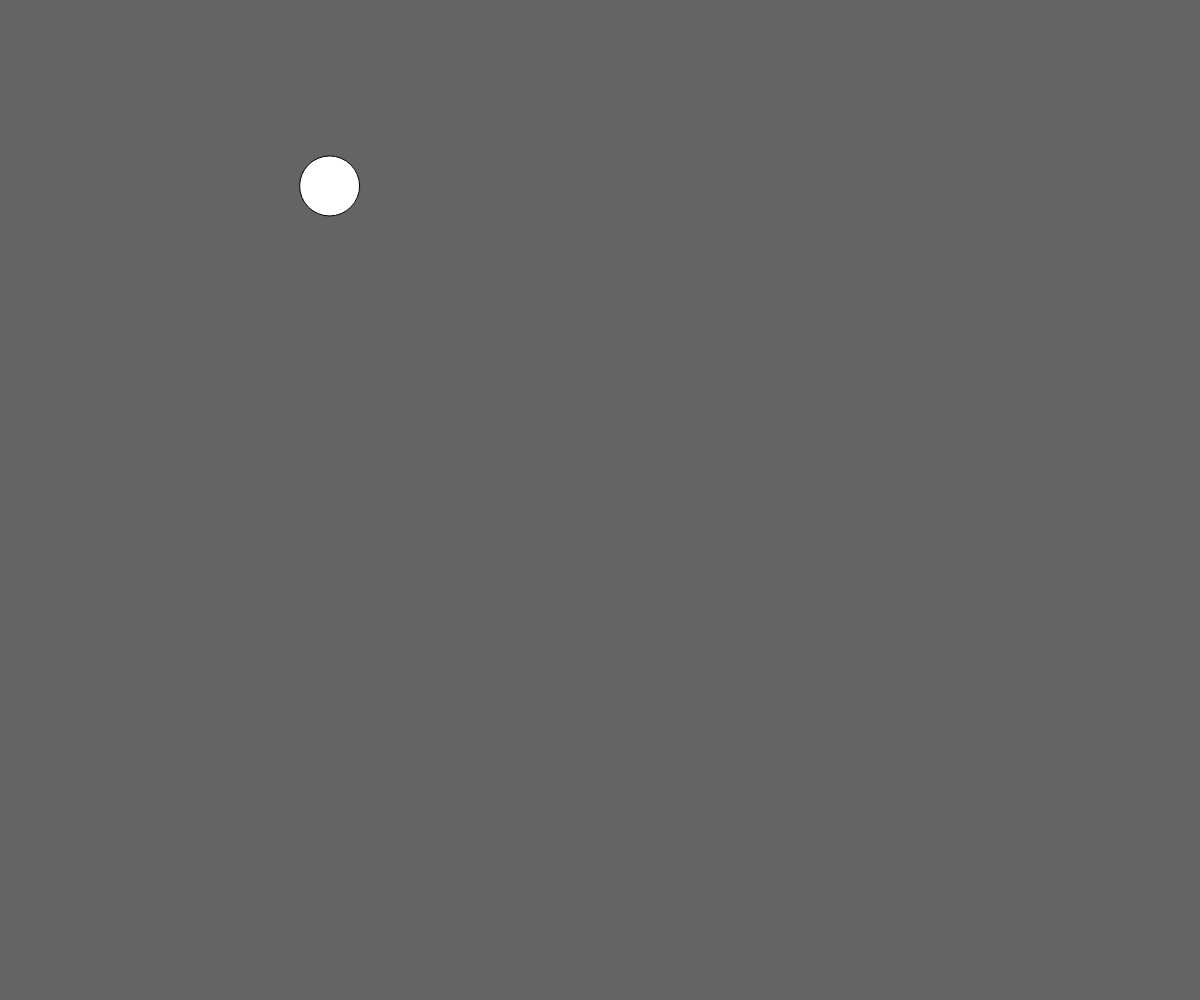
Frame 1 (no input)
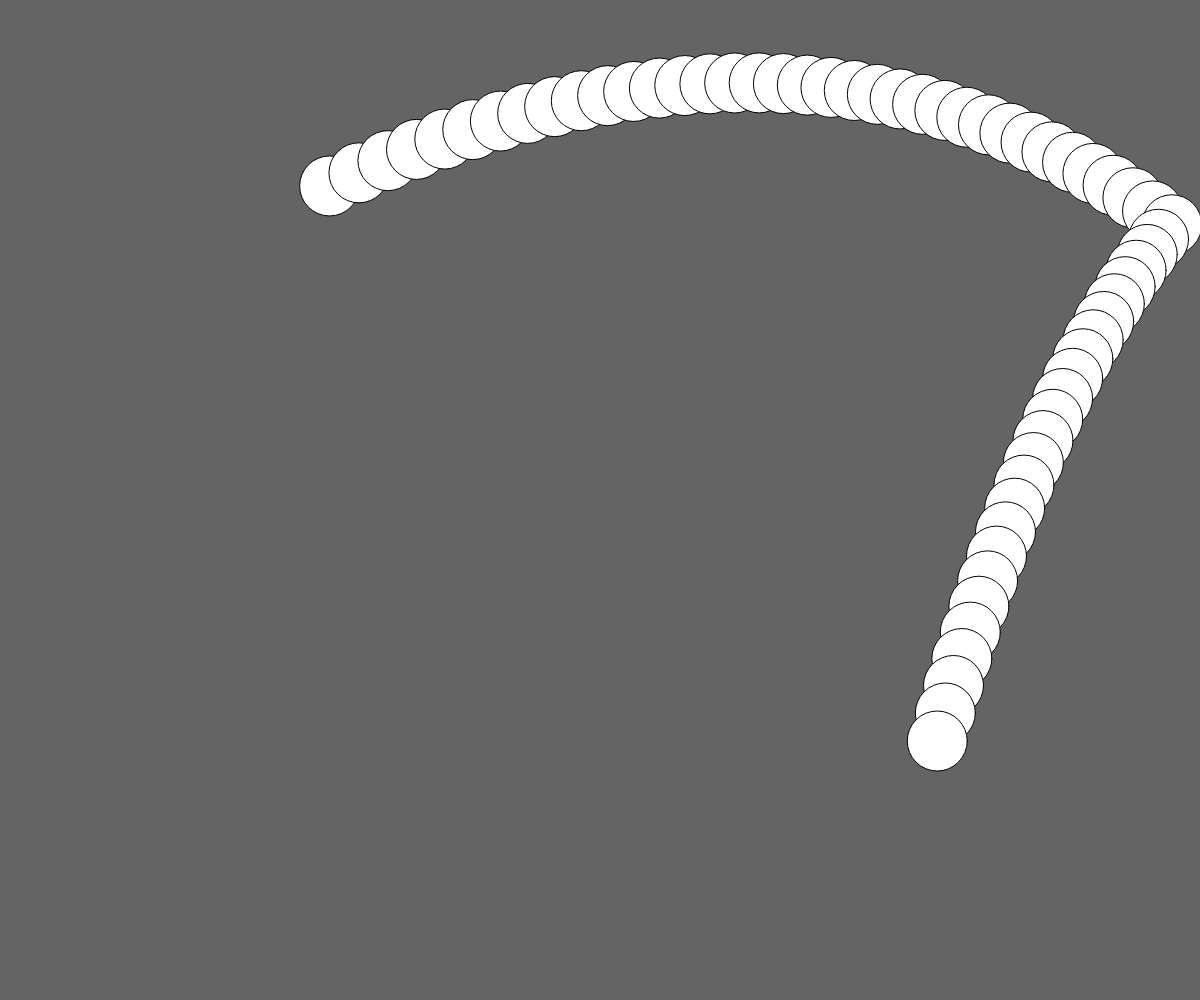
Frame 60 (no input)
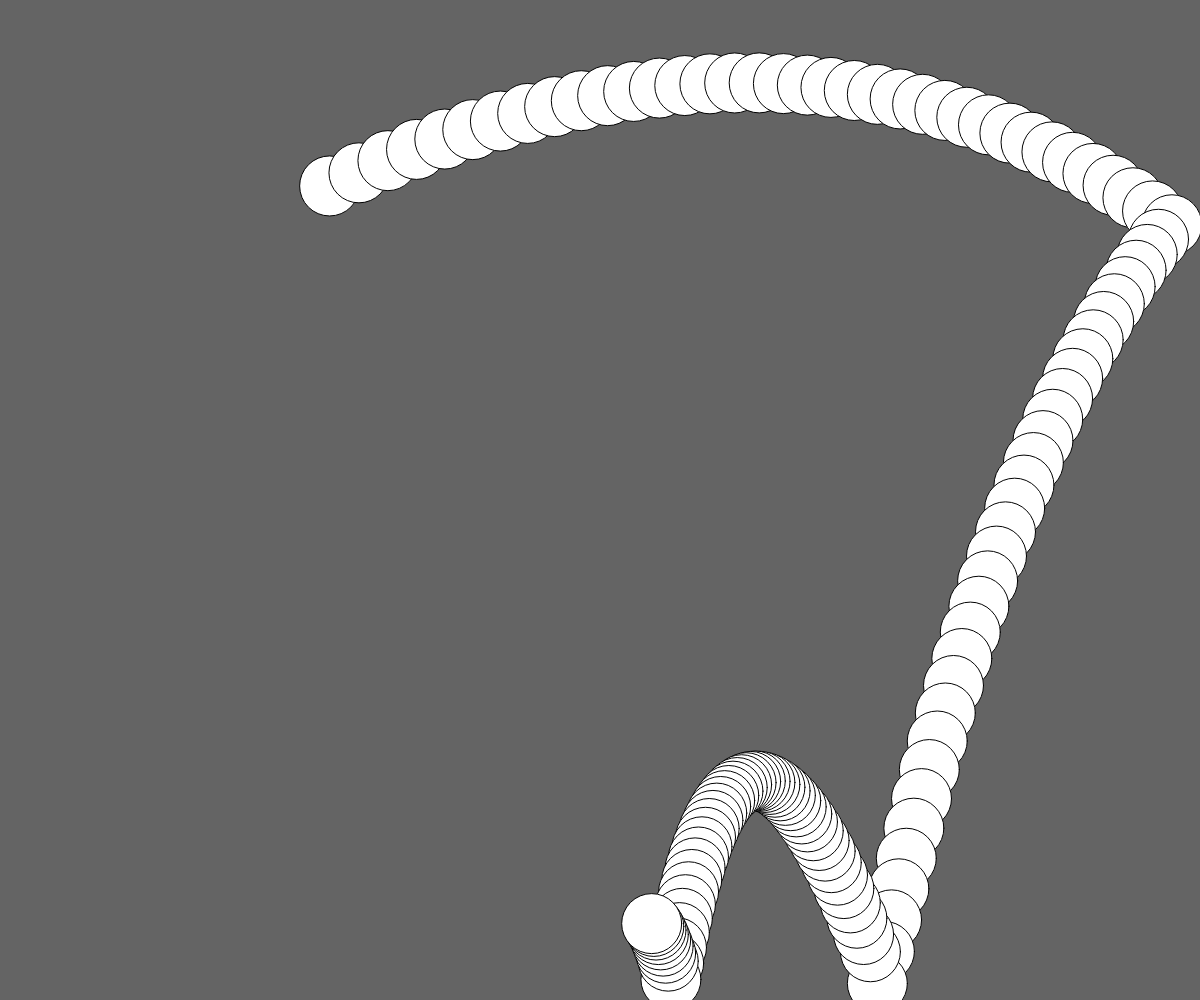
Frame 120 (the mouse pressed at the canvas centre since frame 60)

The p5.js sketch that drew these frames (run headless with seeded random() and noise() and a simulated clock; from frame 60 on, the mouse is pressed at the canvas centre):

// p5.js sketch
// ── sketch.js
//필요한 변수들 설정 및 선언
let rad = 30;  //입자 반지름
let pos = [0,0];  //위치
let vel = [30,-15];  //속도
let acc = [0,0.8];  //가속도
let accZero = [acc[0],acc[1]];  //가속도 초기값 저장
let e = 0.6;  //반발 계수
let mu = 0.05;  //마찰 정도
let gamma = 0.01; //0.01;  //저항 정도

//초기 셋팅 부분
function setup() {
	createCanvas(windowWidth, windowHeight);  //화면 크기
	ellipseMode(RADIUS);  //반지름을 기준으로 타원그리기
	pos[0] = windowWidth/4;  //x의 초기값
  	pos[1] = windowHeight/5;  //y의 초기값	
	background(100);  //배경 색
}

//반복적 작동 부분
function draw() {
	// background(100);  //배경 색	
	//move() 모드 선택 : 0보다 크면 반사(1에서 반사만), 2에서는 마찰, 3에서는 마찰+저항 작용
	move(3);  
}




//=========================================================================================
function move(status = 0) {
	if (status > 0) {
		reflection();  //반사	
	}
	
	if (status == 2) {
		resistance();  //마찰
	} else if (status == 3) {
		resistance(1);  //마찰+저항
	}
	
	vel[0] += acc[0]; 
	pos[0] += vel[0];
	vel[1] += acc[1]; 
	pos[1] += vel[1];
	ellipse(pos[0], pos[1], rad, rad);
}

function reflection() {
	if (pos[1] >= windowHeight-rad) {
		pos[1] = windowHeight-rad;  //위치 보정
		vel[1] *= -e;
	}
	if (pos[1] <= rad) {
		pos[1] = rad;  //위치 보정
		vel[1] *= -e;
	}
	if (pos[0] >= windowWidth-rad) {
		pos[0] = windowWidth-rad;  //위치 보정
		vel[0] *= -e;
	}
	if (pos[0] <= rad) {
		pos[0] = rad;  //위치 보정
		vel[0] *= -e;
	}	
}

function resistance(status2 = 0) {
	//마찰
	if (abs(pos[1] - (windowHeight-rad)) <= 0.5 && abs(vel[0]) > 0.001) {
		acc[0] = -vel[0]/abs(vel[0])*mu + accZero[0];
	}
	
	//저항 + 마찰
	if (status2 == 1) {
		if (abs(vel[0]) > 0.001) {
			acc[0] = -gamma*vel[0] + accZero[0] + (-vel[0]/abs(vel[0])*mu);
		}
		if (abs(vel[1]) > 0.001) {
			acc[1] = -gamma*vel[1] + accZero[1];
		}
	}
}

// ── move(mode).js
//=========================================================================================
// move, reflection, resistance

function move(status = 0) {
    //0보다 크면 반사
    if (status > 0) {
		reflection();  
	}
	
	if (status == 2) {
		resistance();  //마찰
	} else if (status == 3) {
		resistance(1);  //마찰+저항
	}
	
	vel[0] += acc[0]*dt; 
	pos[0] += vel[0]*dt;
	vel[1] += acc[1]*dt; 
	pos[1] += vel[1]*dt;
	ellipse(pos[0], pos[1], rad, rad);
}

function reflection() {
	if (pos[1] >= windowHeight-rad) {
		pos[1] = windowHeight-rad;  //위치 보정
		vel[1] *= -e;
	}
	if (pos[1] <= rad) {
		pos[1] = rad;  //위치 보정
		vel[1] *= -e;
	}
	if (pos[0] >= windowWidth-rad) {
		pos[0] = windowWidth-rad;  //위치 보정
		vel[0] *= -e;
	}
	if (pos[0] <= rad) {
		pos[0] = rad;  //위치 보정
		vel[0] *= -e;
	}	
}

function resistance(status2 = 0) {
	//마찰
	if (abs(pos[1] - (windowHeight-rad)) <= 0.5 && abs(vel[0]) > 0.001) {
		acc[0] = -vel[0]/abs(vel[0])*mu + accZero[0];
	}
	
	//저항 + 마찰
	if (status2 == 1) {
		if (abs(vel[0]) > 0.001) {
			acc[0] = -gamma*vel[0] + accZero[0] + (-vel[0]/abs(vel[0])*mu);
		}
		if (abs(vel[1]) > 0.001) {
			acc[1] = -gamma*vel[1] + accZero[1];
		}
	}
}
